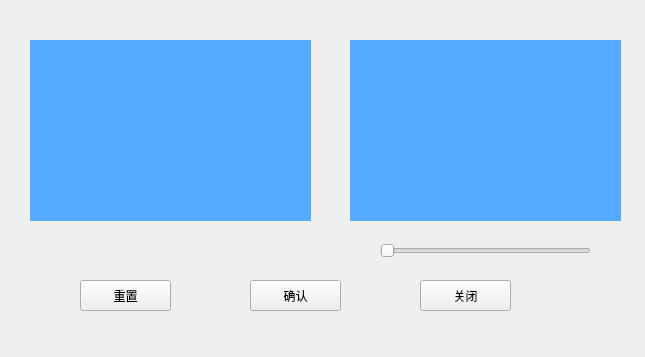
<?xml version="1.0" encoding="UTF-8"?>
<ui version="4.0">
 <class>exposure</class>
 <widget class="QWidget" name="exposure">
  <property name="geometry">
   <rect>
    <x>0</x>
    <y>0</y>
    <width>645</width>
    <height>357</height>
   </rect>
  </property>
  <property name="windowTitle">
   <string>Form</string>
  </property>
  <widget class="QLabel" name="label_pic">
   <property name="geometry">
    <rect>
     <x>30</x>
     <y>40</y>
     <width>281</width>
     <height>181</height>
    </rect>
   </property>
   <property name="styleSheet">
    <string notr="true">background-color: rgb(85, 170, 255);</string>
   </property>
   <property name="text">
    <string/>
   </property>
  </widget>
  <widget class="QPushButton" name="pushButton">
   <property name="geometry">
    <rect>
     <x>80</x>
     <y>280</y>
     <width>91</width>
     <height>31</height>
    </rect>
   </property>
   <property name="text">
    <string>重置</string>
   </property>
  </widget>
  <widget class="QPushButton" name="pushButton_2">
   <property name="geometry">
    <rect>
     <x>420</x>
     <y>280</y>
     <width>91</width>
     <height>31</height>
    </rect>
   </property>
   <property name="text">
    <string>关闭</string>
   </property>
  </widget>
  <widget class="QPushButton" name="pushButton_3">
   <property name="geometry">
    <rect>
     <x>250</x>
     <y>280</y>
     <width>91</width>
     <height>31</height>
    </rect>
   </property>
   <property name="text">
    <string>确认</string>
   </property>
  </widget>
  <widget class="QLabel" name="label_hist">
   <property name="geometry">
    <rect>
     <x>350</x>
     <y>40</y>
     <width>271</width>
     <height>181</height>
    </rect>
   </property>
   <property name="styleSheet">
    <string notr="true">background-color: rgb(85, 170, 255);</string>
   </property>
   <property name="text">
    <string/>
   </property>
  </widget>
  <widget class="QSlider" name="horizontalSlider">
   <property name="geometry">
    <rect>
     <x>380</x>
     <y>240</y>
     <width>211</width>
     <height>21</height>
    </rect>
   </property>
   <property name="orientation">
    <enum>Qt::Horizontal</enum>
   </property>
  </widget>
 </widget>
 <resources/>
 <connections/>
</ui>
